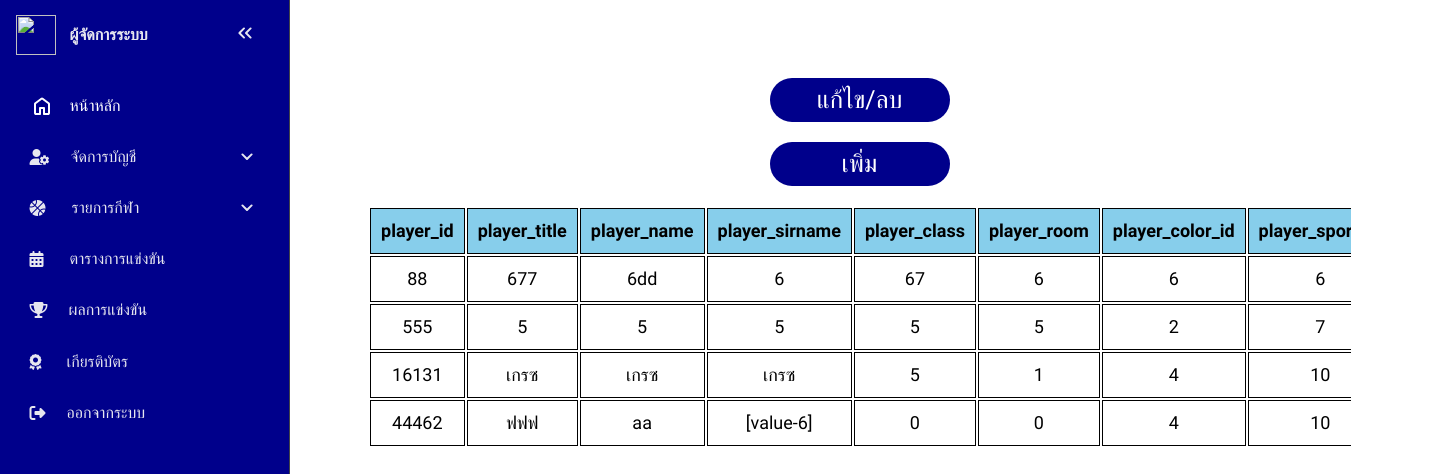
The app's page /admin_system.php?page=player&sub_page=view (signed in), older data.
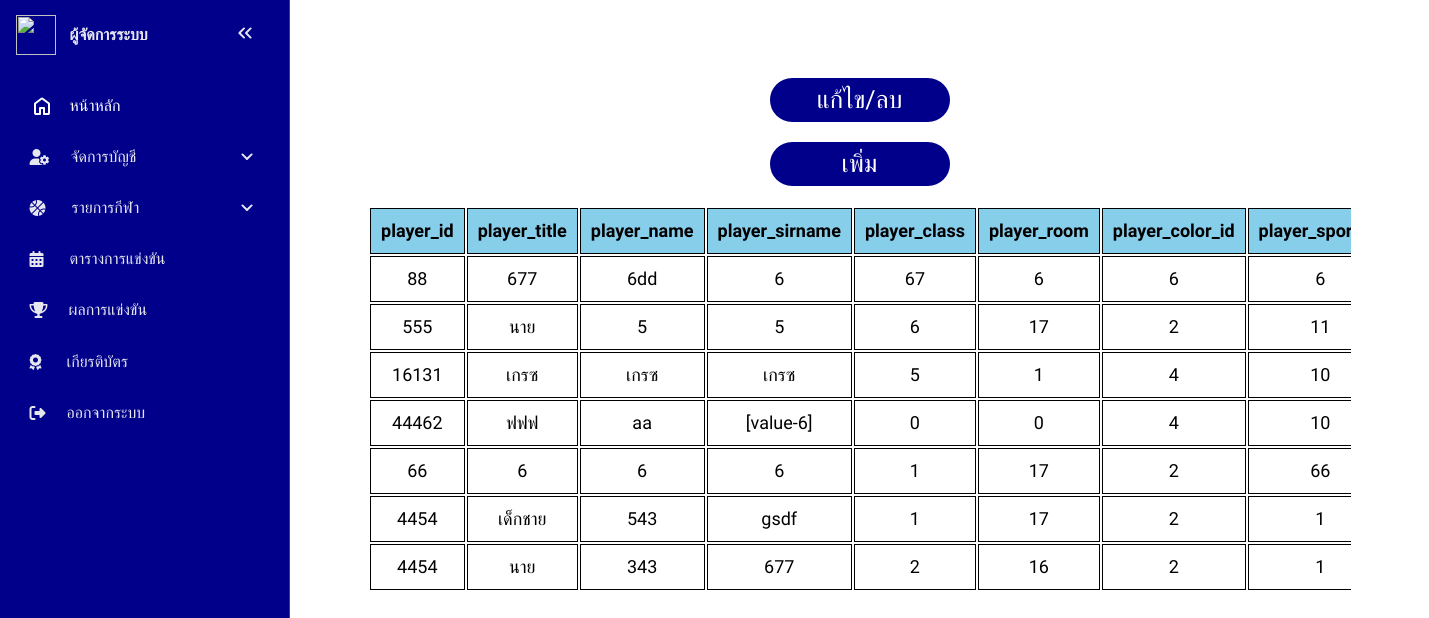
The same page, newer data.
### tables this page shows
CREATE TABLE `players` (
  `id_player` int(5) NOT NULL,
  `player_id` int(5) NOT NULL,
  `player_title` varchar(16) NOT NULL,
  `player_name` varchar(64) NOT NULL,
  `player_sirname` varchar(64) NOT NULL,
  `player_class` int(2) NOT NULL,
  `player_room` int(2) NOT NULL,
  `player_color_id` int(2) NOT NULL,
  `player_sport_id` int(11) NOT NULL
);

### admin/view/view_player.php (the view)
<body>
	<div class="table_container">
	<table>
		<tr>
			<th>player_id</th>
			<th>player_title</th>
			<th>player_name</th>
			<th>player_sirname</th>
			<th>player_class</th>
			<th>player_room</th>
			<th>player_color_id</th>
			<th>player_sport_id</th>
		</tr>
		<?php
			$sql_find_players = "SELECT * FROM `players`";
			$result_find_players = mysqli_query($conn, $sql_find_players);
			if (mysqli_num_rows($result_find_players) > 0) {
				while ($row_find_players = mysqli_fetch_assoc($result_find_players)) {
					echo "<tr>
							<td>".$row_find_players['player_id']."</td>
							<td>".$row_find_players['player_title']."</td>
							<td>".$row_find_players['player_name']."</td>
							<td>".$row_find_players['player_sirname']."</td>
							<td>".$row_find_players['player_class']."</td>
							<td>".$row_find_players['player_room']."</td>
							<td>".$row_find_players['player_color_id']."</td>
							<td>".$row_find_players['player_sport_id']."</td>
							<td class=edit><a href=\"admin_system.php?page=player&sub_page=edit&id_player=".$row_find_players['id_player']."\">edit</a></td>
							<td class=del><a href=\"admin_system.php?page=player&sub_page=delete&id_player=".$row_find_players['id_player']."\">del</a></td>
						</tr>";
				}
			}else{
				echo "no player found...";
			}
		 ?>
	</table>
</div>
</body>

Row changes from the older to the newer data that the page shows:
changed players (number 2 of 7 on the later page): player_title "5" → "นาย"; player_class "5" → "6"; player_room "5" → "17"; player_sport "7" → "11"
added players: player "66", player_title "6", player_name "6", player_sirname "6", player_class "1", player_room "17", player_color "2", player_sport "66"
added players: player "4454", player_title "เด็กชาย", player_name "543", player_sirname "gsdf", player_class "1", player_room "17", player_color "2", player_sport "1"
added players: player "4454", player_title "นาย", player_name "343", player_sirname "677", player_class "2", player_room "16", player_color "2", player_sport "1"
